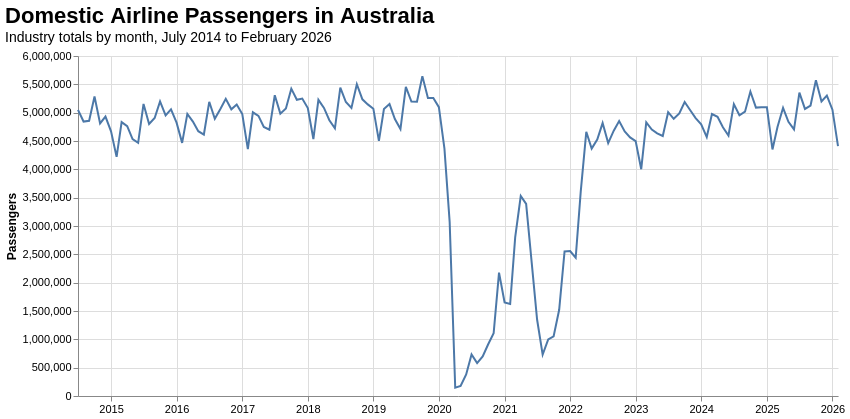

Express this chart as Vega-Lite.
### Vega-Lite specification from a JSON file in a GitHub repository (floating-point values rounded to 4 significant figures; data arrays with more than 128 entries replaced by an {"elided": "..."} marker saying what was removed)
{"$schema": "https://vega.github.io/schema/vega-lite/v5.json", "width": 760, "height": 340, "title": {"text": "Domestic Airline Passengers in Australia", "subtitle": "Industry totals by month, July 2014 to February 2026", "anchor": "start"}, "data": {"values": {"elided": "140 records"}}, "mark": {"type": "line", "point": false}, "encoding": {"x": {"field": "month", "type": "temporal", "title": null, "axis": {"format": "%Y", "labelAngle": 0}}, "y": {"field": "passengers", "type": "quantitative", "title": "Passengers", "axis": {"format": ",d"}}, "tooltip": [{"field": "month", "type": "temporal", "title": "Month", "format": "%b %Y"}, {"field": "passengers", "type": "quantitative", "title": "Passengers", "format": ",d"}]}, "config": {"view": {"stroke": null}, "axis": {"labelFontSize": 11, "titleFontSize": 12}, "title": {"fontSize": 22, "subtitleFontSize": 14}}}
